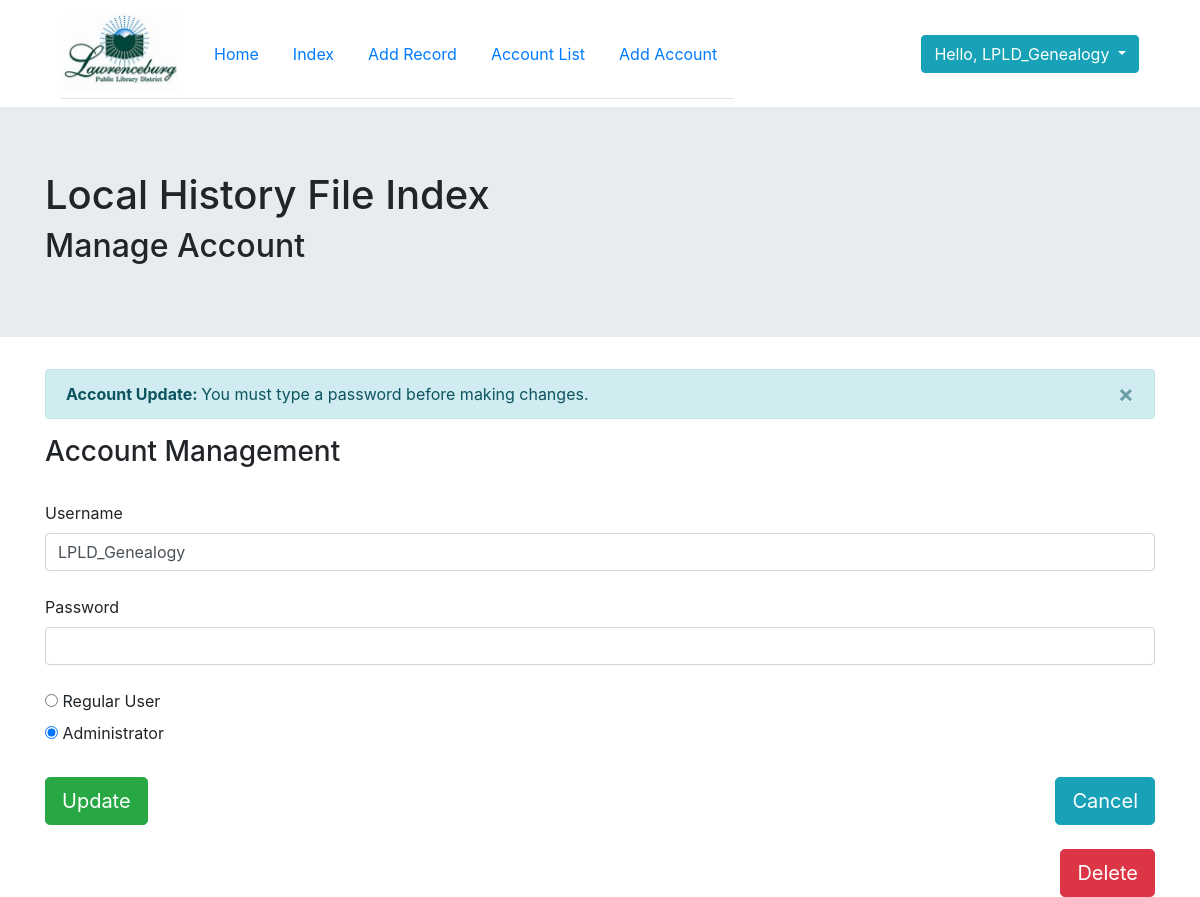
The page /account_details.php?id=1 (signed in) on the database its author committed.
### tables this page shows
CREATE TABLE `users` (
  `id` int(13) NOT NULL,
  `username` varchar(25) NOT NULL,
  `password` varchar(255) NOT NULL,
  `role` int(13) NOT NULL
);

### account_details.php (the view, shortened to what this page needs)
<?php
require_once 'includes/header.php';
require_once 'includes/database.php';
$id = filter_input(INPUT_GET, 'id', FILTER_SANITIZE_NUMBER_INT);
$sql = "SELECT * FROM users WHERE id=" . $id;
$query = $db->query($sql);
if (!$query) {
    $errno = $db->connect_errno;
    $errmsg = $db->connect_error;
    die("Connection to database failed: ($errno) $errmsg.");
} else {
    $data = $query->fetch_assoc();
}
?>
<div class="jumbotron jumbotron-fluid">
    <div class="container">
        <h1>Local History File Index</h1>
        <h2>Manage Account</h2>
    </div>
</div>
<div class="container">
    <div class="alert alert-info alert-dismissible fade show" role="alert">
        <strong>Account Update: </strong>You must type a password before making changes.
        <button type="button" class="close" data-dismiss="alert" aria-label="Close">
            <span aria-hidden="true">&times;</span>
        </button>
    </div>
    <form action="accountManagement_SQL.php" method="post">
        <h3>Account Management</h3>
        <br/>
        <label for="username">Username</label><br/>
        <input type="text" name="username" class="form-control" value="<?php echo $data['username'] ?>" autofocus required><br/>
        <label for="password">Password</label><br/>
        <input type="password" name="password" class="form-control" value="" required>
        <br/>
        <label class="radio-inline">
            <input type="radio" name="role" value="1" <?php echo ($data['role'] == 1) ? 'checked' : '' ?>> Regular User
        </label><br/>
        <label class="radio-inline">
            <input type="radio" name="role" value="2" <?php echo ($data['role'] == 2) ? 'checked' : '' ?>> Administrator
        </label>
        <br/>
        <br/>
        <button type="submit" class="btn btn-success btn-lg">Update</button>
        <input type="button" class="btn btn-info btn-lg inner inlineBtnRight" name="Cancel" value="Cancel" onclick="window.location.href = 'account_list.php'" />
    </form>
    <br/>
    <form action = "accountDelete_SQL.php" class="inner inlineBtnRight" method = "post" onsubmit = "return confirm('Confirm you wish to delete this account.')" >
        <input type = "submit" class = 'btn btn-danger btn-lg inner inlineBtnRight' value = "Delete" >
    </form>
</div>

### css/styles.css (style rules this page uses)
.inner { display: inline-block; }
.inlineBtnRight { float: right; }

### rows shown on the page
users: username "LPLD_Genealogy", role "☐ Regular User", role "☑ Administrator"

### other values the page prints
$_SESSION["username"] "LPLD_Genealogy"
